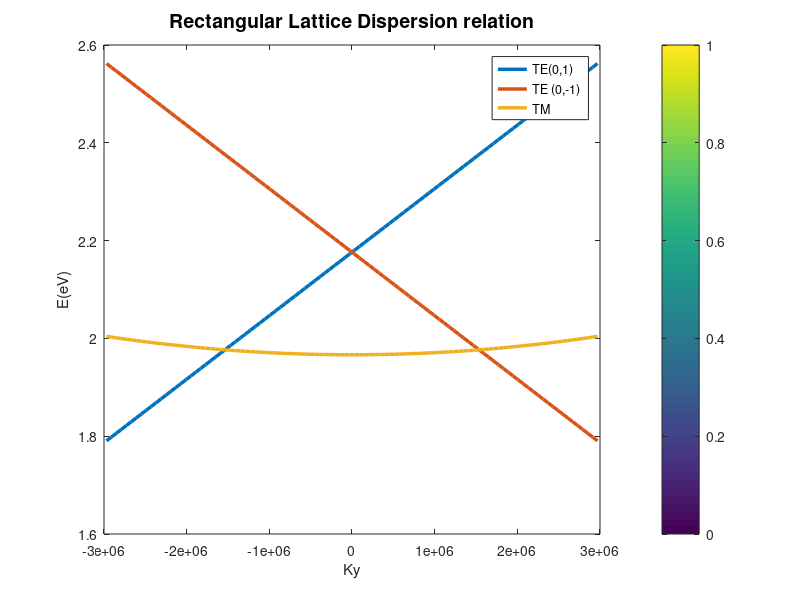

This chart was generated by the following MATLAB code:
%%  Geometry dependence of surface lattice resonances in plasmonic nanoparticle arrays
%% INITIALIZE
close all 
clc
clear all
%******************
%******************
%% DASHBOARD 
%******************
% speed of light 
c = 3.0e8; 
% momentum for periodicity 375nm
px = 415e-9;
py = 375e-9;

% refractive index of the material
n = 1.52; 
% Assumed charge
e1 = 1; 
% planck's constant in elctron_Volt(eV) 
hev = 4.135e-15/(2*pi); 
% Angle of incidence of the incoming light source
theta = pi/2; 
% ky space in the reciprocal space
S1 = 3e6; 
integer_multiple =1; 
N_points = 100; 

%******************
%% OPEN FIGURE 
figure('Color', 'w');
%******************

%******************
%% KY and KX values 
%******************
dx1 = 2*S1/N_points;
ky = [0:N_points-1]*dx1; ky = ky-mean(ky);
kx = ky; 

%******************
%% G parameters 
%******************
G_parameter_x =  integer_multiple*2*pi/px;
G_parameter_y = integer_multiple*2*pi/py;

%******************
%% TE Mode 
%****************** 
E = ((hev*c)/n).*abs(ky + G_parameter_y); 
plot(ky, E, 'Linewidth', 2.5);
hold on 
plot(ky, sort(E, 'descend'), 'Linewidth', 2.5);

%******************
%% TE Mode 
%****************** 

E_TM = ((hev*c)/n).*sqrt(abs(ky.^2 + G_parameter_x^2)); 
plot(ky, E_TM, 'LineWidth', 2.5); 
xlabel('Ky'); ylabel('E(eV)'); title('Rectangular Lattice Dispersion relation', 'FontSize', 14); 
legend('TE(0,1)','TE (0,-1)', 'TM'); 
colorbar
